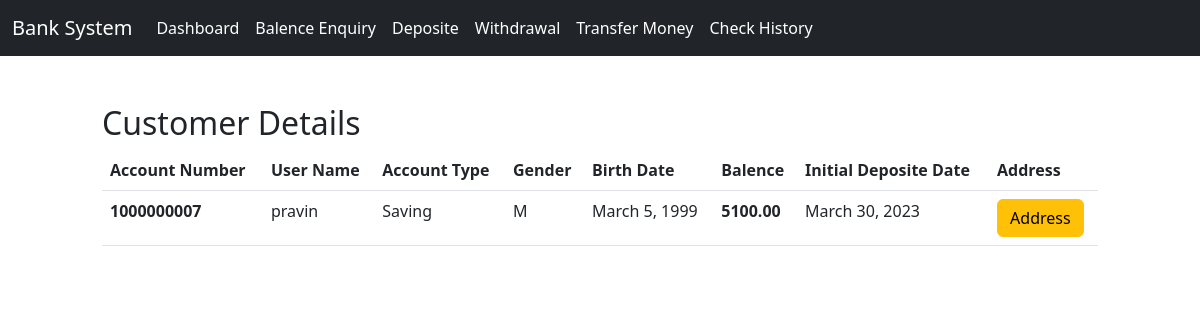
The app's page /accounts/details/ (signed in) with its own data.
### accounts/models.py (models this page shows, shortened)
class UserBankAccount(models.Model):
    user = models.OneToOneField(User,related_name='account',on_delete=models.CASCADE)
    account_type = models.CharField(max_length=100,help_text='Enter Account Type Current/Savings' )
    account_no = models.PositiveIntegerField(unique=True)
    gender = models.CharField(max_length=1,choices=GENDER_CHOICE)
    birth_date = models.DateField(null=True,blank=True)
    balence = models.DecimalField(default=0,max_digits=12,decimal_places=2)
    initial_deposite_date = models.DateField(null=True,blank=True)

### accounts/views.py (the view)
# urls.py: path('details/',views.CustomerDetails,name='details'),
def CustomerDetails(request):
    user = request.user
    data = UserBankAccount.objects.get(user=user)
    return render(request,'accounts/details.html',{'details':data})

### accounts/templates/accounts/details.html (shortened to what this page needs)
{% extends 'accounts/base.html' %}
{% block content %}
<form action="" method="POST">
    <div class="row">
        <div class="col-sm-1 mt-3"></div>
        <div class='col-sm-10 mt-5'>
            <h2>Customer Details</h2>
                <table class="table">
                    <thead>
                      <tr>
                        <th scope="col">Account Number</th>
                        <th scope="col">User Name</th>
                        <th scope="col">Account Type</th>
                        <th scope="col">Gender</th>
                        <th scope="col">Birth Date</th>
                        <th scope="col">Balence</th>
                        <th scope="col">Initial Deposite Date</th>
                        <th scope="col">Address</th>
                      </tr>
                    </thead>
                    <tbody>
                      <tr>
                        <th scope="row">{{details.account_no}}</th>
                        <td>{{details.user}}</td>
                        <td>{{details.account_type}}</td>
                        <td>{{details.gender}}</td>
                        <td>{{details.birth_date}}</td>
                        <th scope="row">{{details.balence}}</th>
                        <td>{{details.initial_deposite_date}}</td>
                        <td>
                          <a class='btn btn-warning' href="{% url 'customeraddressdetails' details.id %}">Address</a>
                      </td>
                      </tr>
                    </tbody>
                </table>
        </div>
    </div>
</form>
{% endblock content %}

### records on screen
UserBankAccount: account_no "1000000007", user "pravin", account_type "Saving", gender "M", birth_date "March 5, 1999", balence "5100.00", initial_deposite_date "March 30, 2023"
